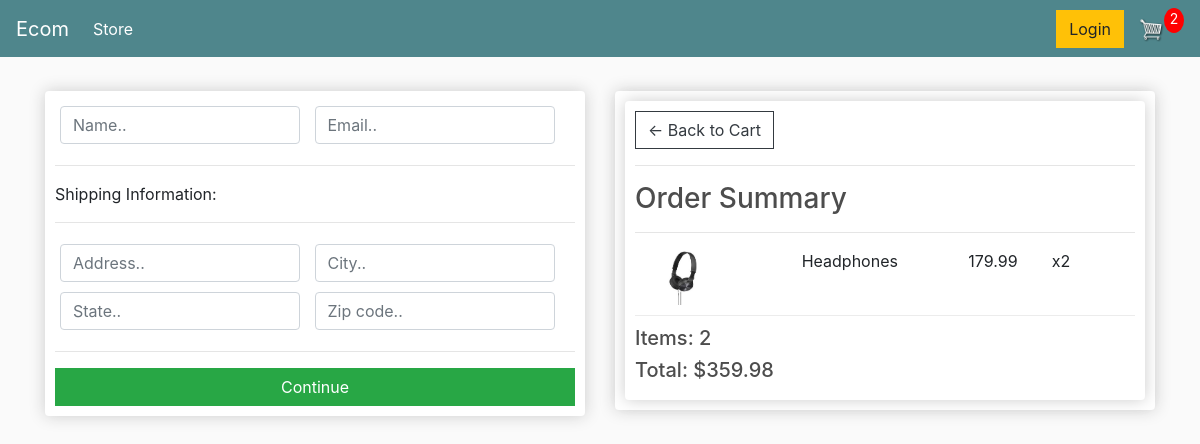
/checkout/ (signed in), run on an earlier commit of the app's database.
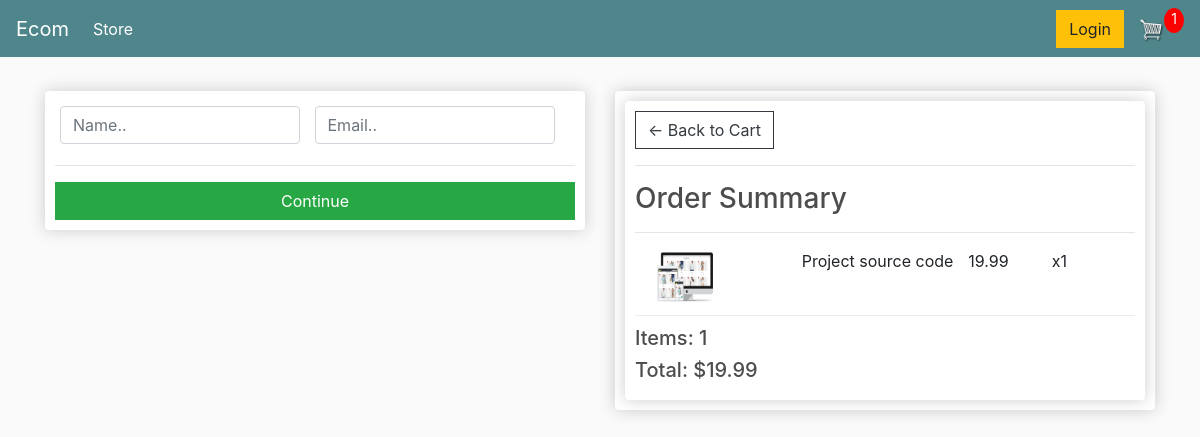
And on a later commit of the database.
### store/models.py (models this page shows, shortened)
class OrderItem(models.Model):
    product = models.ForeignKey(Product, on_delete=models.SET_NULL, null=True)
    order = models.ForeignKey(Order, on_delete=SET_NULL, null=True)
    quantity = models.IntegerField(default=0, null=True, blank=True)
    date_added = models.DateTimeField(auto_now_add=True)
    @property
    def get_total(self):
        total = self.product.price * self.quantity
        return total

class Product(models.Model):
    name = models.CharField(max_length=200)
    price = models.FloatField()
    digital = models.BooleanField(default=False, null=True, blank=True)
    image = models.ImageField(null=True, blank=True)
    @property
    def imageURL(self):
        try:
            url = self.image.url
        except:
            url = ''
        return url

class Order(models.Model):
    customer = models.ForeignKey(Customer, on_delete=models.SET_NULL, null=True, blank=True)
    date_ordered = models.DateTimeField(auto_now_add=True)
    complete = models.BooleanField(default=False)
    transaction_id = models.CharField(max_length=200, null=True)
    @property
    def shipping(self):
        shipping = False
        orderitems = self.orderitem_set.all()
        for i in orderitems:
            if not i.product.digital:
                shipping = True
        return shipping
    @property
    def get_cart_total(self):
        orderitems = self.orderitem_set.all()
        total = sum([item.get_total for item in orderitems])
        return total
    @property
    def get_cart_items(self):
        orderitems = self.orderitem_set.all()
        total = sum([item.quantity for item in orderitems])
        return total

### store/views.py (the view)
# urls.py: path('checkout/', views.checkout, name='checkout'),
def checkout(request):
    if request.user.is_authenticated:
        customer = request.user.customer
        order, created = Order.objects.get_or_create(customer=customer, complete=False)
        items = order.orderitem_set.all()
        cartItems = order.get_cart_items
    else:
        items = []
        order = {'get_cart_total':0, 'get_cart_items':0, 'shipping':False}
        cartItems = order['get_cart_items']
    context = {
        'items': items,
        'order': order,
        'cartItems': cartItems
        }
    return render(request, 'store/checkout.html', context)

### store/templates/store/checkout.html (shortened to what this page needs)
{% extends 'store/main.html' %}
{% load static %}
{% block content %}
<div class="row">
	<div class="col-lg-6">
		<div class="box-element" id="form-wrapper">
            <form action="post" id="form">
                <div id="user-info">
                    <div class="form-field">
                        <input required class="form-control" type="text" name="name" placeholder="Name..">
                    </div>
                    <div class="form-field">
                        <input required class="form-control" type="email" name="email" placeholder="Email..">
                    </div>
                </div>
                {% if order.shipping %}
                    <div id="shipping-info">
                        <hr>
                        <p>Shipping Information:</p>
                        <hr>
                        <div class="form-field">
                            <input class="form-control" type="text" name="address" placeholder="Address..">
                        </div>
                        <div class="form-field">
                            <input class="form-control" type="text" name="city" placeholder="City..">
                        </div>
                        <div class="form-field">
                            <input class="form-control" type="text" name="state" placeholder="State..">
                        </div>
                        <div class="form-field">
                            <input class="form-control" type="text" name="zipcode" placeholder="Zip code..">
                        </div>
                    </div>
                {% endif %}
                <hr>
                <input id="form-button" class="btn btn-success btn-block" type="submit" value="Continue">
            </form>
        </div>
        <br>
	</div>
	<div class="col-lg-6">
		<div class="box-element">
            <div class="box-element">
                <a  class="btn btn-outline-dark" href="{% url 'cart' %}">&#x2190; Back to Cart</a>
                <hr>
                <h3>Order Summary</h3>
                <hr>
                {% for item in items %}
                <div class="cart-row">
                    <div style="flex:2"><img class="row-image" src="{{item.product.imageURL}}"></div>
                    <div style="flex:2"><p>{{item.product.name}}</p></div>
                    <div style="flex:1"><p>{{item.product.price|floatformat:2}}</p></div>
                    <div style="flex:1"><p>x{{item.quantity}}</p></div>
                </div>
                {% endfor %}
                <h5>Items:   {{order.get_cart_items}}</h5>
                <h5>Total:   ${{order.get_cart_total|floatformat:2}}</h5>
            </div>
		</div>
	</div>
</div>
{% endblock content %}

What changed in the data, as far as the page shows it:
removed OrderItem: product.imageURL (picture), product.name "Headphones", product.price "179.99", quantity "2"
added OrderItem: product.imageURL (picture), product.name "Project source code", product.price "19.99", quantity "1"
computed for Order: get_cart_items "2" → "1"; get_cart_total "359.98" → "19.99"
Also different on the page:
{{ cartItems }}: "2" → "1"
text no longer shown: "Shipping Information:"
